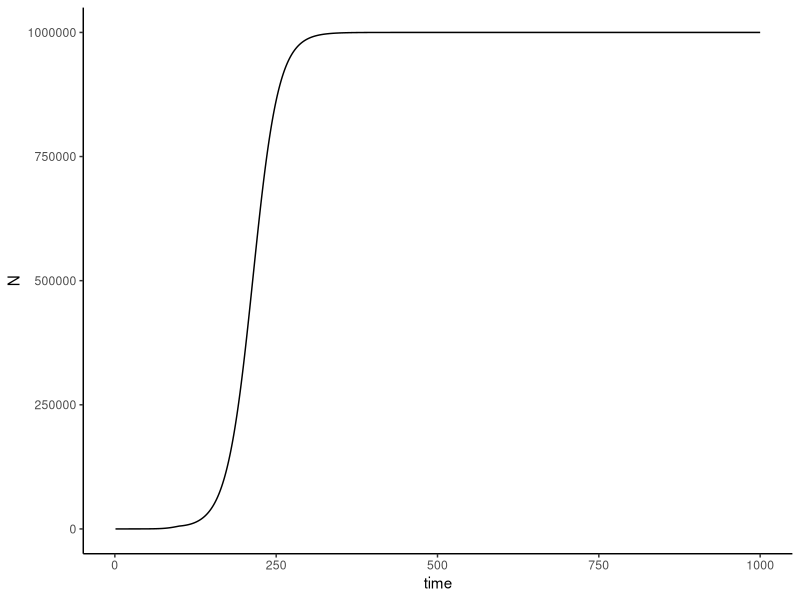

Write R code to recreate this figure.
#Exercise 11 - modeling growth of populations

#Parameters
K <- 1000000 #carrying capacity
rN<- 0.1 #normal growth for normal and mutant cells w no drug
rNnd<- -0.1 #normal cells decline 
rMd<- 0.05 #mutant growth with drug

time <- 1:1000 #time values for graphing

#Initialize sites for outputs

resevoirN <- numeric(length=length(1:time))
resevoirN[1]<- 99 #initial number of normal cells after mutation occurs
resevoirM <- numeric(length = length(1:time))
resevoirM[1] <- 1 #first mutated cell

#For loop to calculate graph values with equations
#Equations to use:
                  # Nt+1 =Nt+rNNt(1−(Nt+Mt)/K)
                  # Mt+1 =Mt+rMMt(1−(Nt+Mt)/K)

for(i in 2:length(time)){
  #start with normal growth
  if(i<=100){
  resevoirM[i] <- resevoirM[i-1] + rN*resevoirM[i-1]*(1-(resevoirM[i-1]+resevoirN[i-1])/K)
  resevoirN[i] <- resevoirN[i-1] + rN*resevoirN[i-1]*(1-(resevoirM[i-1]+resevoirN[i-1])/K)
  }else if(i>100){
    resevoirM[100]<-5.755493e+03

    resevoirM[i]<- resevoirM[i-1] + rMd*resevoirM[i-1]*(1-(resevoirM[i-1]+resevoirN[i-1])/K)
    resevoirN[i]<- resevoirN[i-1] + rNnd*resevoirN[i-1]*(1-(resevoirM[i-1]+resevoirN[i-1])/K)
  }
}
  
#make data readable by ggplot in a dataframe
frame <- data.frame(Time = time, N=resevoirN,M=resevoirM)
library(ggplot2)

ggplot(data=frame, aes(x=time, y=N))+
  geom_line(aes(y=M))+
  theme_classic()



  